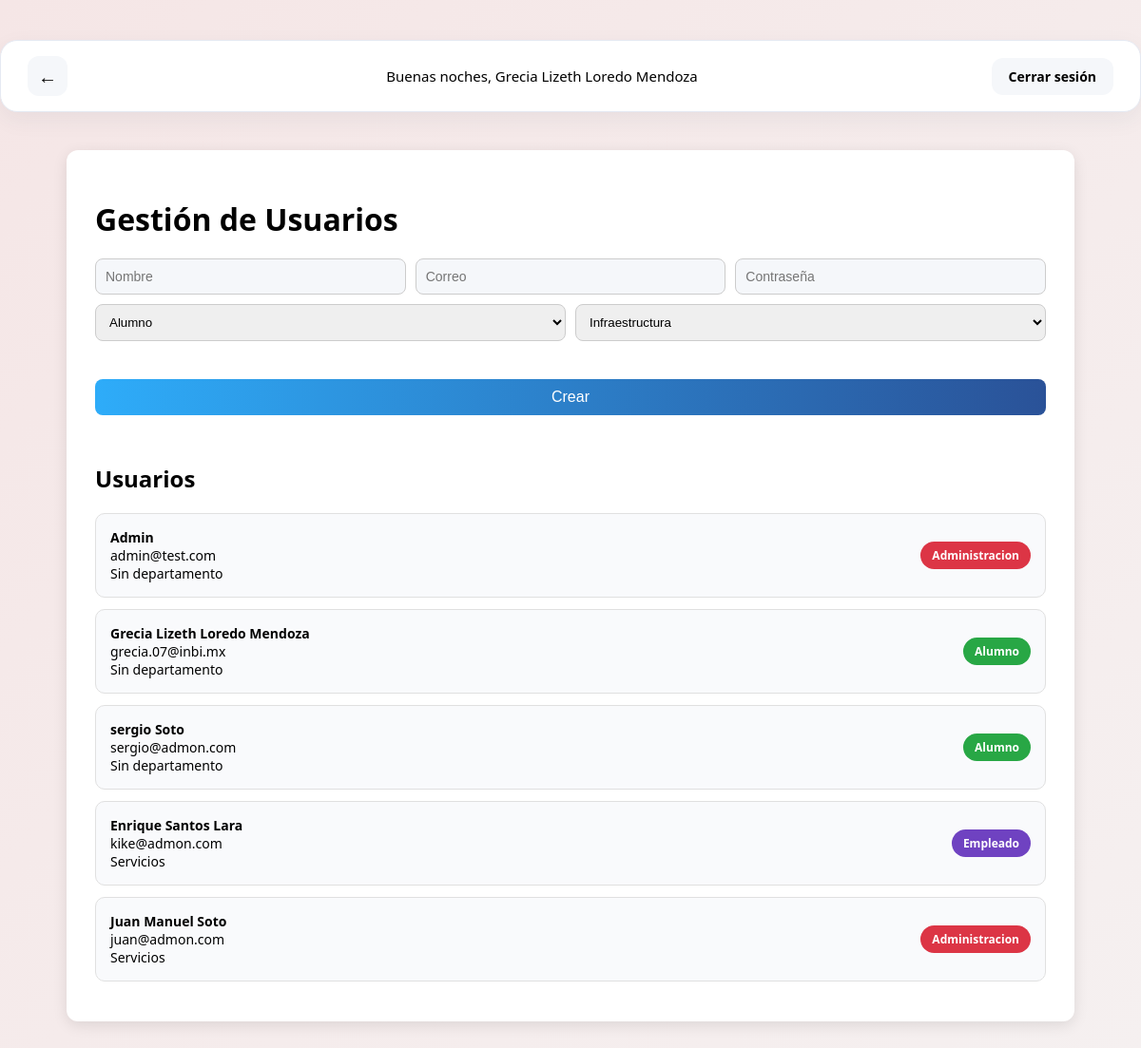
Page /gestion_usuarios (signed in) on the earlier database version.
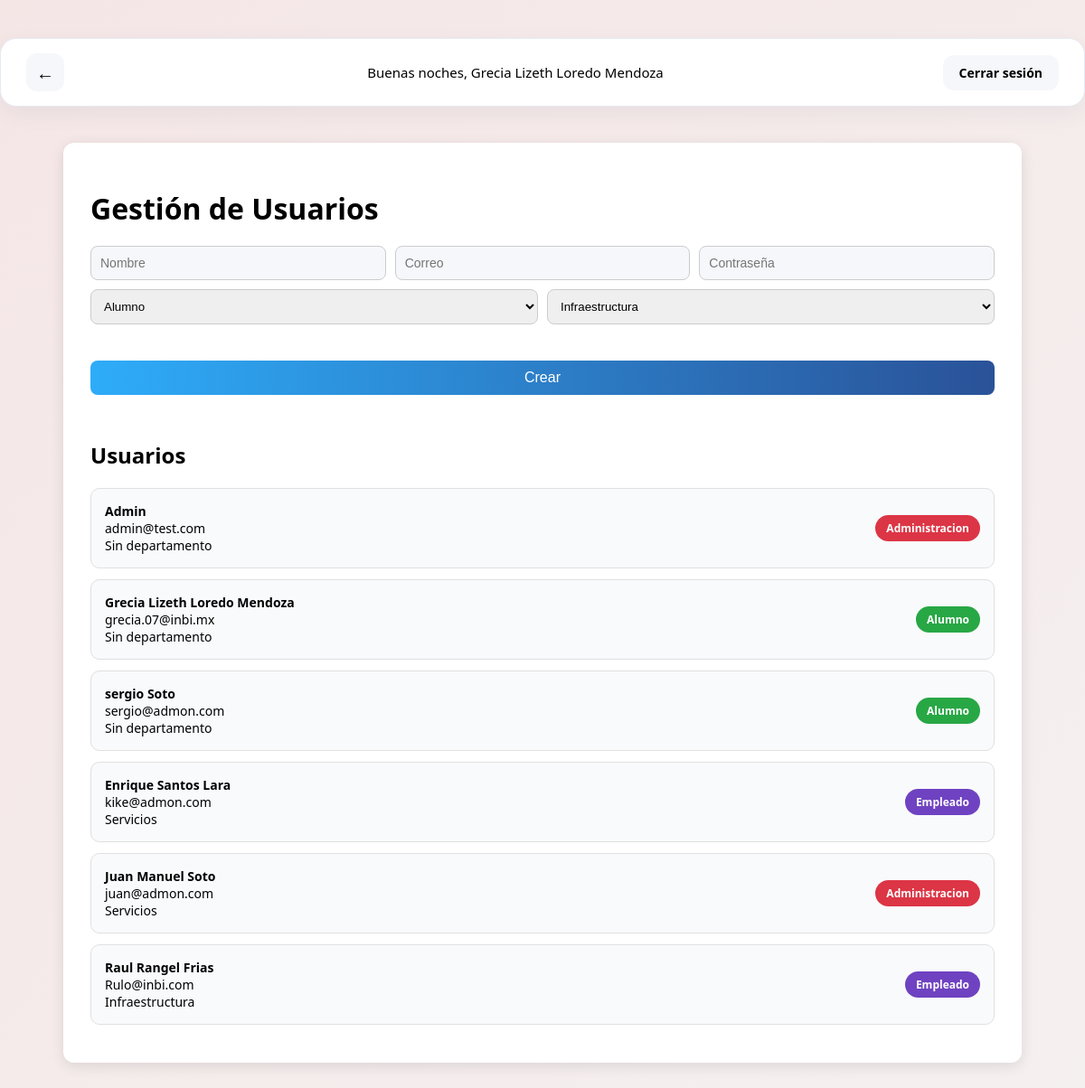
Same page on the later database version.
### tables this page shows
CREATE TABLE usuario (
        id_usuario INTEGER PRIMARY KEY AUTOINCREMENT,
        nombre TEXT NOT NULL,
        correo TEXT UNIQUE NOT NULL,
        contraseña TEXT NOT NULL,
        id_rol INTEGER, id_departamento INTEGER,
        FOREIGN KEY (id_rol) REFERENCES rol(id_rol)
    );

CREATE TABLE rol (
        id_rol INTEGER PRIMARY KEY AUTOINCREMENT,
        nombre_rol TEXT NOT NULL
    );

CREATE TABLE departamento (
        id_departamento INTEGER PRIMARY KEY AUTOINCREMENT,
        nombre_departamento TEXT NOT NULL
    );

### app.py (the view, shortened to what this page needs)
@app.route('/gestion_usuarios', methods=['GET', 'POST'])
def gestion_usuarios():
    if 'user_id' not in session:
        return redirect(url_for('login_page'))
    db = Database(db_path)
    usuarios = db.obtener_usuarios()
    departamentos = db.obtener_departamentos()
    return render_template('gestion_usuarios.html',
                           usuarios=usuarios,
                           departamentos=departamentos)

### api_01.py (called while the page is built)
    def connect(self):
        try:
            self.conn = sqlite3.connect(self.db_file)
        except Error as e:
            print(f"Error al conectar a la base de datos: {e}")

    def disconnect(self):
        if self.conn:
            self.conn.close()

    def obtener_departamentos(self):
        self.connect()
        cursor = self.conn.cursor()
        cursor.execute("SELECT id_departamento, nombre_departamento FROM departamento")
        departamentos = cursor.fetchall()
        self.disconnect()
        return departamentos

    def obtener_usuarios(self):
        self.connect()
        cursor = self.conn.cursor()
        cursor.execute("""
            SELECT u.id_usuario, u.nombre, u.correo, r.nombre_rol, d.nombre_departamento
            FROM usuario u
            LEFT JOIN rol r ON u.id_rol = r.id_rol
            LEFT JOIN departamento d ON u.id_departamento = d.id_departamento
        """)
        usuarios = cursor.fetchall()
        self.disconnect()
        return usuarios

### templates/gestion_usuarios.html (shortened to what this page needs)
{% set show_back = True %}
{% extends "index.html" %}
{% block content %}
<link rel="stylesheet" href="{{ url_for('static', filename='gestion_usuarios.css') }}">
<div class="container">
    <h1>Gestión de Usuarios</h1>
    <div class="form-container">
        <form method="POST">
            <div class="form-row">
                <input type="text" name="nombre" placeholder="Nombre" required>
                <input type="email" name="correo" placeholder="Correo" required>
                <input type="password" name="contrasena" placeholder="Contraseña" required>
                <select name="id_rol">
                    <option value="1">Alumno</option>
                </select>
                <select name="id_departamento">
                    {% for d in departamentos %}
                        <option value="{{ d[0] }}">{{ d[1] }}</option>
                    {% endfor %}
                </select>
                <button class="btn">Crear</button>
            </div>
        </form>
    </div>
    <div class="user-list">
        <h2>Usuarios</h2>
        {% for u in usuarios %}
        <div class="user-card">
            <div class="user-info">
                <strong>{{ u[1] }}</strong><br>
                {{ u[2] }}<br>
                {{ u[4] if u[4] else "Sin departamento" }}
            </div>
            <span class="badge
                {% if u[3] == 'Administracion' %}admin
                {% elif u[3] == 'Alumno' %}alumno
                {% elif u[3] == 'Docente' %}docente
                {% else %}empleado
                {% endif %}
            ">
                {{ u[3] }}
            </span>
        </div>
        {% endfor %}
    </div>
</div>
{% endblock %}

Differences in the rows shown:
added usuario: nombre "Raul Rangel Frias", correo "Rulo@inbi.com", nombre_departamento "Infraestructura", nombre_rol "Empleado"
